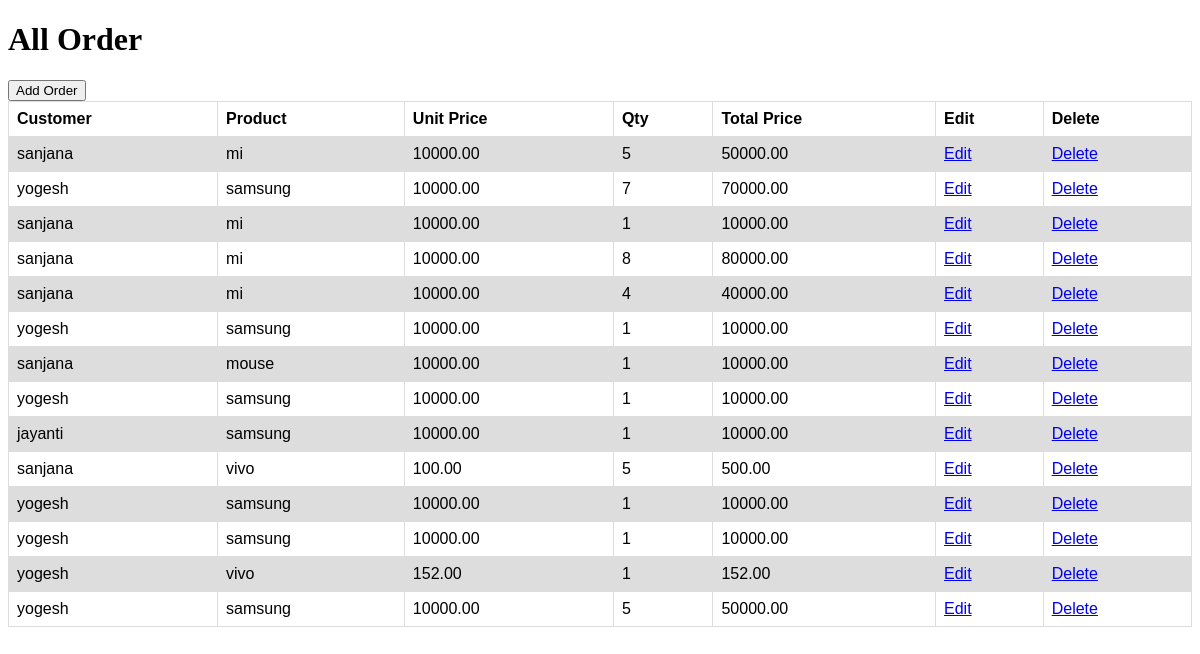
Screenshot of /orders/ with the database file from the repository.
### order_app/models.py (models this page shows)
class Order(models.Model):
    customer=models.ForeignKey(Customer, on_delete = models.CASCADE)
    product=models.ForeignKey(Product, on_delete = models.CASCADE)
    price =models.DecimalField(max_digits=10, decimal_places=2)
    qty=models.IntegerField()
    total_price=models.DecimalField(max_digits=10, decimal_places=2)
    created_at = models.DateTimeField(auto_now_add=True)

### order_app/views.py (the view)
# urls.py: path('orders/',orders,name='orders'),
def orders(request):
    order=Order.objects.values("id","price","qty","total_price","product__name","customer__first_name")
    customer = Customer.objects.values("id","first_name")
    product = Product.objects.values("id","name")
    return render(request,'orders.html',{'order':order,"customer":customer,"product":product})

### order_app/templates/orders.html (shortened to what this page needs)
<!DOCTYPE html>
<html lang="en">
<head>
</head>
<body>
    <h1>All Order</h1>
    <div>
        <button><a id="button">Add Order</a></button>
        <br>
        <table>
            <tr>
                <th>Customer</th>
                <th>Product</th>
                <th>Unit Price</th>
                <th>Qty</th>
                <th>Total Price</th>
                <th>Edit</th>
                <th>Delete</th>
            </tr>
            {% for i in order %}
            <tr>
                <td>{{i.customer__first_name}}</td>
                <td>{{i.product__name}}</td>
                <td>{{i.price}}</td>
                <td>{{i.qty}}</td>
                <td>{{i.total_price}}</td>
                <td><a href="{% url 'update' id=i.id %}">Edit</a></td>
                <td><a href="{% url 'delete' id=i.id %}">Delete</a></td>
            </tr>
            {% endfor %}
        </table>
</body>
</html>

### order_app/templates/orders.html (style rules this page uses)
table { font-family: arial, sans-serif; border-collapse: collapse; width: 100%; }
td, th { border: 1px solid #dddddd; text-align: left; padding: 8px; }
tr:nth-child(even) { background-color: #dddddd; }

### rows the page displays
Order: customer__first_name "sanjana", product__name "mi", price "10000.00", qty "5", total_price "50000.00"
Order: customer__first_name "yogesh", product__name "samsung", price "10000.00", qty "7", total_price "70000.00"
Order: customer__first_name "sanjana", product__name "mi", price "10000.00", qty "1", total_price "10000.00"
Order: customer__first_name "sanjana", product__name "mi", price "10000.00", qty "8", total_price "80000.00"
Order: customer__first_name "sanjana", product__name "mi", price "10000.00", qty "4", total_price "40000.00"
Order: customer__first_name "yogesh", product__name "samsung", price "10000.00", qty "1", total_price "10000.00"
Order: customer__first_name "sanjana", product__name "mouse", price "10000.00", qty "1", total_price "10000.00"
Order: customer__first_name "yogesh", product__name "samsung", price "10000.00", qty "1", total_price "10000.00"
Order: customer__first_name "jayanti", product__name "samsung", price "10000.00", qty "1", total_price "10000.00"
Order: customer__first_name "sanjana", product__name "vivo", price "100.00", qty "5", total_price "500.00"
Order: customer__first_name "yogesh", product__name "samsung", price "10000.00", qty "1", total_price "10000.00"
Order: customer__first_name "yogesh", product__name "samsung", price "10000.00", qty "1", total_price "10000.00"
Order: customer__first_name "yogesh", product__name "vivo", price "152.00", qty "1", total_price "152.00"
Order: customer__first_name "yogesh", product__name "samsung", price "10000.00", qty "5", total_price "50000.00"
